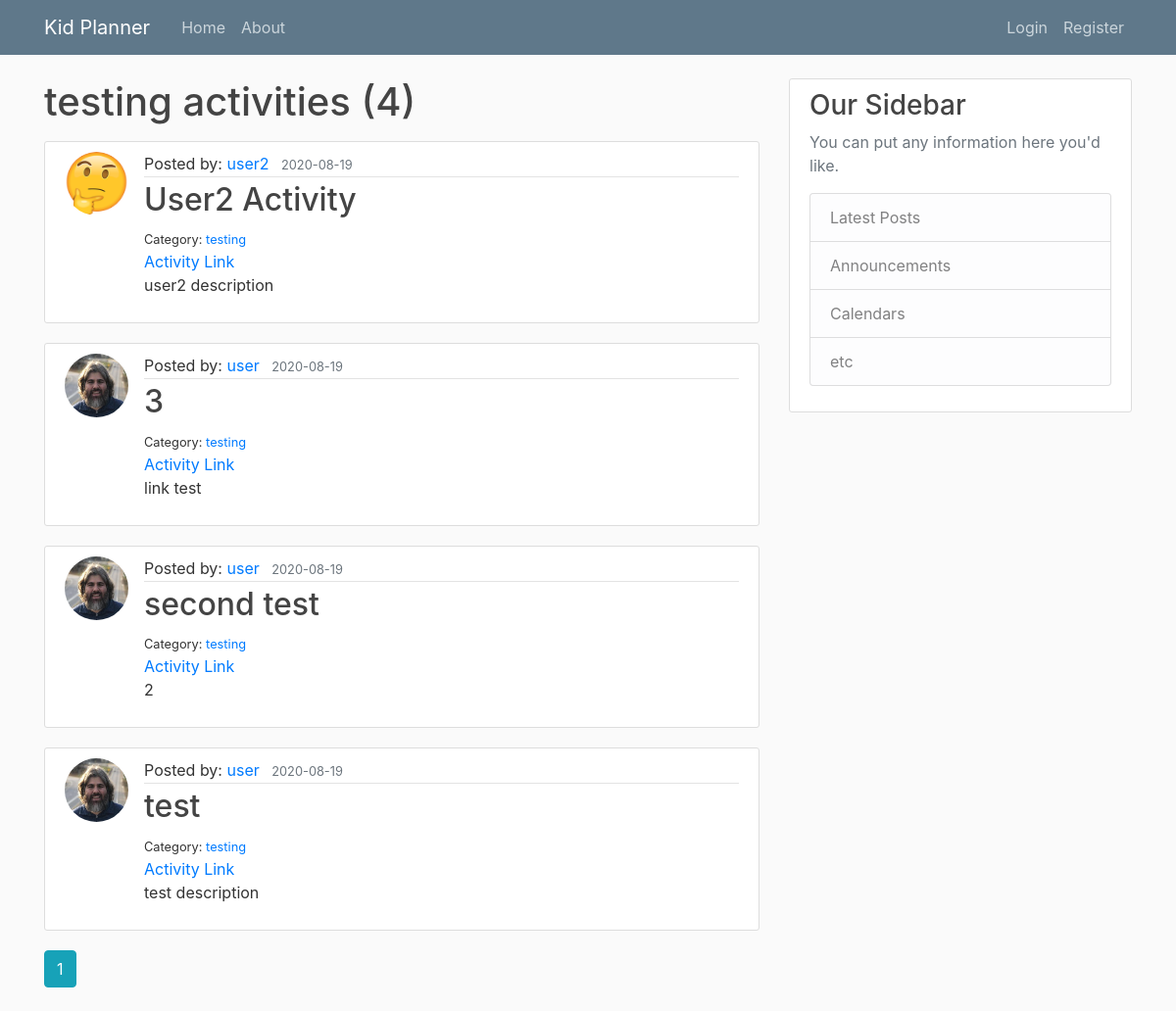
/category/testing, run on an earlier commit of the app's database.
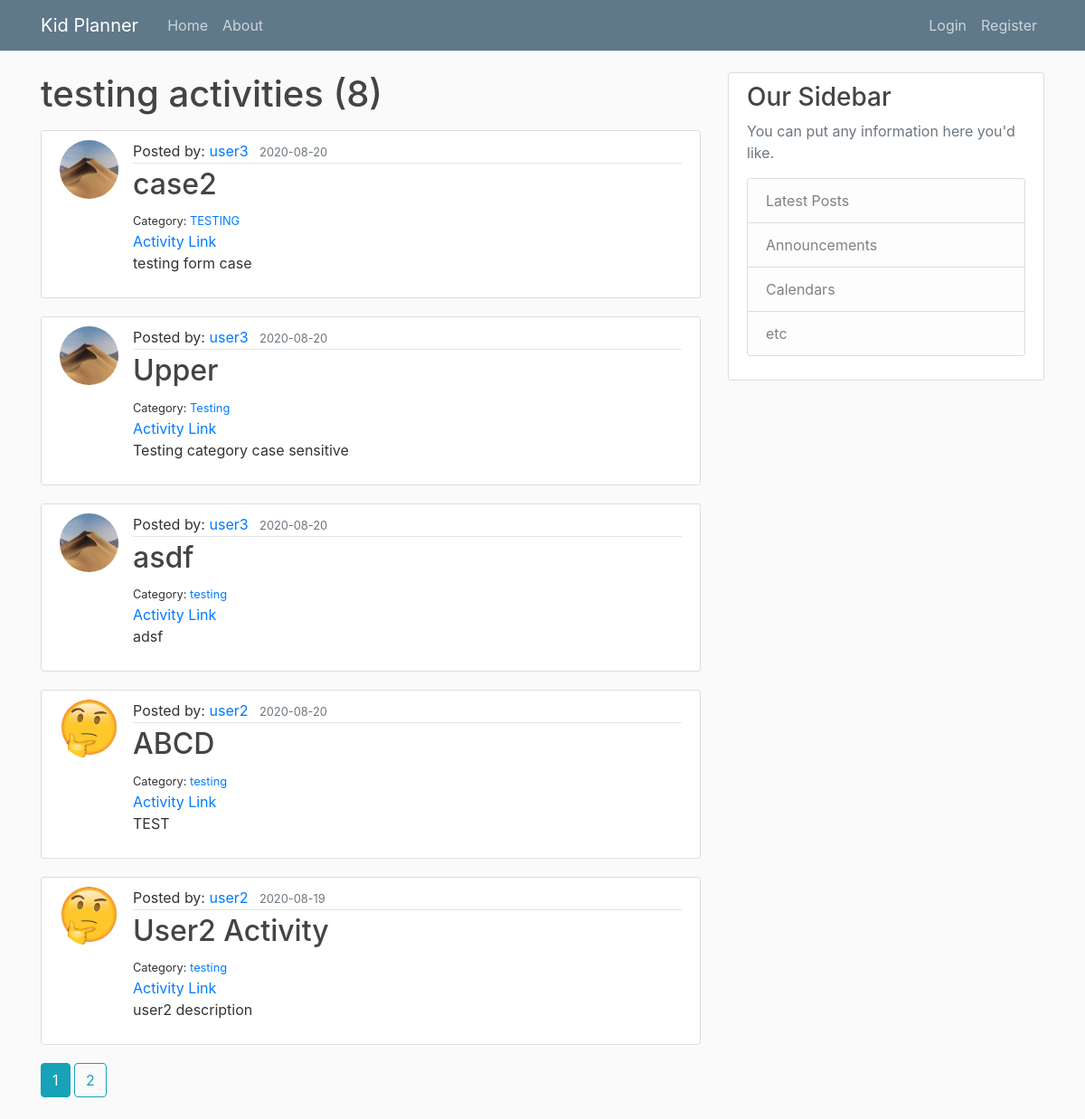
And on a later commit of the database.
### planner/models.py (models this page shows, shortened)
class Activity(db.Model):
    id = db.Column(db.Integer, primary_key=True)
    title = db.Column(db.String(100), nullable=False)
    link = db.Column(db.String(500), nullable=True, default="#")
    category = db.Column(db.String(100), nullable=True)
    description = db.Column(db.String(), nullable=True)
    date_posted = db.Column(db.DateTime, nullable=False, default=datetime.utcnow)
    user_id = db.Column(db.Integer, db.ForeignKey('user.id'), nullable=False)

class User(db.Model, UserMixin):
    id = db.Column(db.Integer, primary_key=True)
    username = db.Column(db.String(20), unique=True, nullable=False)
    email = db.Column(db.String(120), unique=True, nullable=False)
    image_file = db.Column(db.String(20), nullable=False, default='default.jpg')
    password = db.Column(db.String(60), nullable=False)
    activities = db.relationship('Activity', backref='author', lazy=True)

### planner/routes.py (the view)
@app.route('/category/<string:category>')
def category_activities(category):
    page = request.args.get('page', 1, type=int)
    activities = Activity.query.filter(Activity.category.ilike(category))\
        .order_by(Activity.date_posted.desc())\
        .paginate(page=page, per_page=5)
    return render_template('category_activities.html', activities=activities, category=category)

### planner/templates/category_activities.html
{% extends "layout.html" %}
{% block content %}
    <h1 class="mb-3">{{ category }} activities ({{ activities.total }})</h1>
    {% for activity in activities.items %}
        <article class="media content-section">
        <img class="rounded-circle article-img" src="{{ url_for('static', filename='profile_pics/' + activity.author.image_file) }}">
              <div class="media-body">
                <div class="article-metadata">
                  Posted by:  <a class="mr-2" href="{{ url_for('user_activities', username=activity.author.username) }}">{{ activity.author.username }}</a>
                  <small class="text-muted">{{ activity.date_posted.strftime('%Y-%m-%d') }}</small>
                </div>
                <h2><a class="article-title" href="{{ url_for('activity', activity_id=activity.id) }}">{{ activity.title }}</a></h2>
                <small>Category:  <a href="{{ url_for('category_activities', category=activity.category) }}">{{ activity.category }}</a></small><br>
                <a href='{{ activity.link }}' target="_blank">Activity Link</a>
                <p class="article-content">{{ activity.description }}</p>
              </div>
            </article>
    {% endfor %}
    {% for page_num in activities.iter_pages(left_edge=1, right_edge=1, left_current=1, right_current=2) %}
      {% if page_num %}
          {% if activities.page == page_num %}
            <a class="btn btn-info mb-4" href="{{ url_for('category_activities', category=category, page=page_num) }}">{{ page_num }}</a>
          {% else %}
            <a class="btn btn-outline-info mb-4" href="{{ url_for('category_activities', category=category, page=page_num) }}">{{ page_num }}</a>
          {% endif %}
      {% else %}
       ...
      {% endif %}
    {% endfor %}
{% endblock content %}

What changed in the data, as far as the page shows it:
no longer on this page (row unchanged): Activity: image_file (picture), author.username "user", date_posted "2020-08-19", title "3", category "testing", description "link test"
no longer on this page (row unchanged): Activity: image_file (picture), author.username "user", date_posted "2020-08-19", title "second test", category "testing", description "2"
no longer on this page (row unchanged): Activity: image_file (picture), author.username "user", date_posted "2020-08-19", title "test", category "testing", description "test description"
added Activity: image_file (picture), author.username "user3", date_posted "2020-08-20", title "case2", category "TESTING", description "testing form case"
added Activity: image_file (picture), author.username "user3", date_posted "2020-08-20", title "Upper", category "Testing", description "Testing category case sensitive"
added Activity: image_file (picture), author.username "user3", date_posted "2020-08-20", title "asdf", category "testing", description "adsf"
added Activity: image_file (placeholder picture), author.username "user2", date_posted "2020-08-20", title "ABCD", category "testing", description "TEST"
Also different on the page:
{{ activities.total }}: "4" → "8"
new list line: "2"
